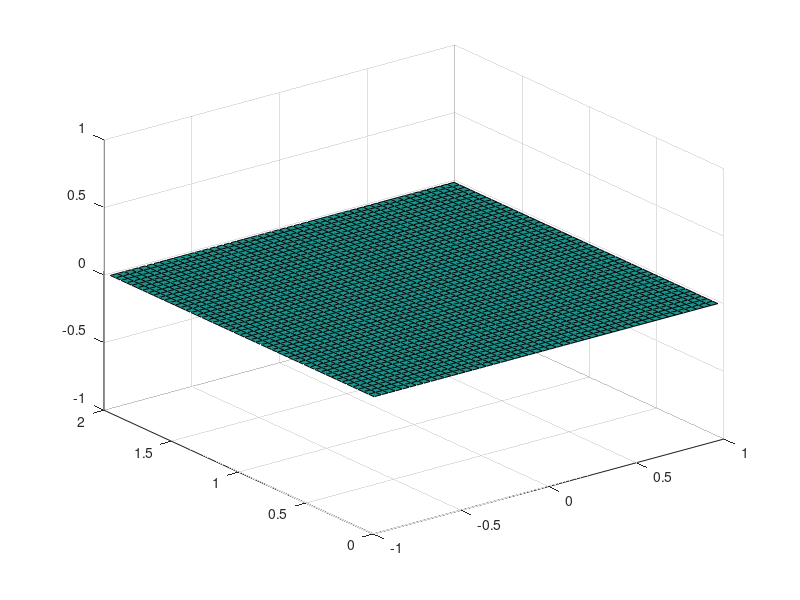

The MATLAB source for this figure: (Note: this script raises an error after producing the figure.)
clear

% Domain (=[-1,1]^2)
N= 50;
x0 = -1;
x1 =  1;

y0 = 0;
y1 = 2;

h = (x1-x0)/N
var = h*h

x = x0+((1:N)-0.5)*h;
y = y0+((1:N)-0.5)*h;

% Dipole radius (=1).
R = 1;
k = fminsearch(@(s) besselj(1,s*R).^2,3.8/R);

% Dipole velocity (=1).
U = 1;
C = 2*U/k/besselj(0,k*R);

[xa,ya] = meshgrid(x,y);

ra = sqrt(xa.^2+ya.^2);

wa = - C*k^2*(besselj(1,k*ra).*ya./ra).*(ra<=R);

% Clean up pesky problems at the origin.
for k=1:N
    for l=1:N
        if (isnan(wa(k,l)))
                wa(k,l) = 0.0;
        end
    end
end

surf(xa,ya,wa);

w = wa';
w = w(:);
save w.grd w -ASCII